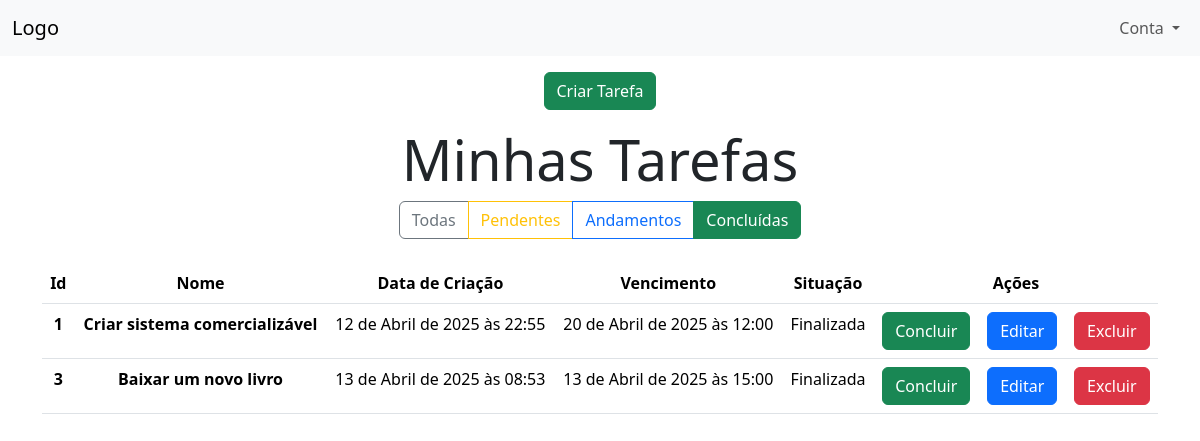
Page /task/home/?status_selecionado=concluidas (signed in) on the earlier database version.
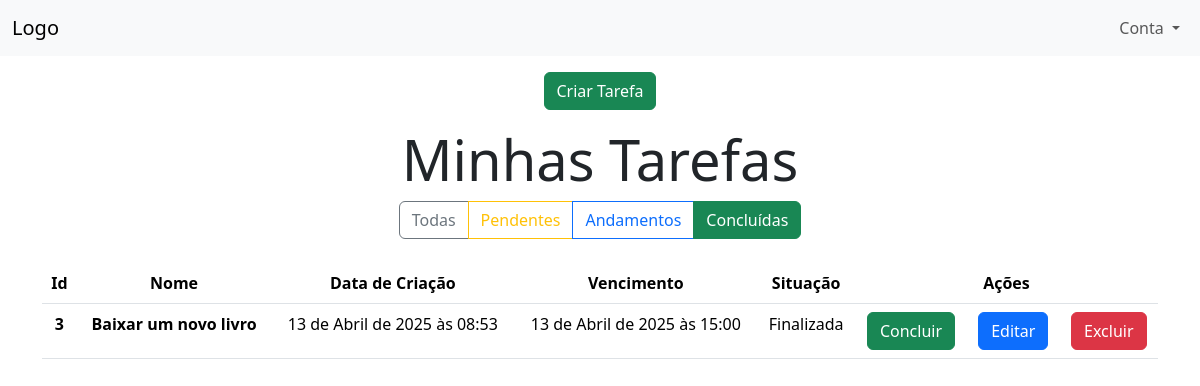
Same page on the later database version.
### task/models.py (models this page shows, shortened)
class Task(models.Model):
    name = models.CharField(max_length=255)
    creation_date = models.DateTimeField(auto_now_add=True)
    expiration_date = models.DateTimeField()
    user = models.ForeignKey(User, on_delete=models.DO_NOTHING)
    status = models.CharField(max_length=20,
                               choices=StatusEnum.choices,
                                 default=StatusEnum.PENDING)

### task/views.py (the view)
# urls.py: path('home/', views.home, name='home'),
@login_required(login_url='/account/login')
def home(request):
    status = [status.value for status in StatusEnum]
    status_selecionado = request.GET.get('status_selecionado')
    user = request.user
    tasks = Task.objects.filter(user = user).all()
    if status_selecionado:
        if status_selecionado != 'Todas':
            if status_selecionado == 'pendentes':
                tasks = tasks.filter(status = StatusEnum.PENDING)
            if status_selecionado == 'andamentos':
                tasks = tasks.filter(status = StatusEnum.IN_PROGRESS)
            if status_selecionado == 'concluidas':
                tasks = tasks.filter(status = StatusEnum.FINISHED)
    return render(request, 'home.html', {'status': status, 'tasks': tasks, 'status_selecionado': status_selecionado})

### task/templates/home.html (shortened to what this page needs)
{% extends 'base.html' %}
{% block content %}
    {% include 'partials/navbar.html' %}
    <div class="d-flex justify-content-center mb-3 mt-3">
        <a href="{% url 'create_task' %}" class="btn btn-success">Criar Tarefa</a>
    </div>
    <div class='container'>
        <h1 class="text-center display-4">Minhas Tarefas</h1>
        <div class="d-flex justify-content-center mb-4">
            <div class="btn-group" role="group" aria-label="Filtro de Tarefas">
                <a href="?status_selecionado=todas" class="btn btn-outline-secondary {% if request.GET.status_selecionado == 'todas' or not request.GET.status_selecionado %}active{% endif %}">Todas</a>
                <a href="?status_selecionado=pendentes" class="btn btn-outline-warning {% if request.GET.status_selecionado == 'pendentes' %}active{% endif %}">Pendentes</a>
                <a href="?status_selecionado=andamentos" class="btn btn-outline-primary {% if request.GET.status_selecionado == 'andamentos' %}active{% endif %}">Andamentos</a>
                <a href="?status_selecionado=concluidas" class="btn btn-outline-success {% if request.GET.status_selecionado == 'concluidas' %}active{% endif %}">Concluídas</a>
            </div>
        </div>
        <table class="table">
            <thead>
              <tr class="text-center">
                <th scope="col">Id</th>
                <th scope="col">Nome</th>
                <th scope="col">Data de Criação</th>
                <th scope="col">Vencimento</th>
                <th scope="col">Situação</th>
                <th scope="col" colspan="3">Ações</th>
              </tr>
            </thead>
            <tbody>
              {% for task in tasks %}
                <tr class="text-center">
                    <th>{{task.id}}</th>
                    <th>{{task.name}}</th>
                    <td>{{task.creation_date}}</td>
                    <td>{{task.expiration_date}}</td>
                    <td>{{task.status}}</td>
                    <td><a class="btn btn-success" href="{% url 'finish_task' task.id %}">Concluir</a></td>
                    <td><a class="btn btn-primary" href="{% url 'edit_task' task.id %}">Editar</a></td>
                    <td><a class="btn btn-danger" href="{% url 'exclude_task' task.id %}">Excluir</a></td>
                </tr>
              {% endfor %}
            </tbody>
          </table>
    </div>
{% endblock %}

Differences in the rows shown:
no longer on this page (row edited): Task: id "1", name "Criar sistema comercializável", creation_date "12 de Abril de 2025 às 22:55", expiration_date "20 de Abril de 2025 às 12:00", status "Finalizada"
